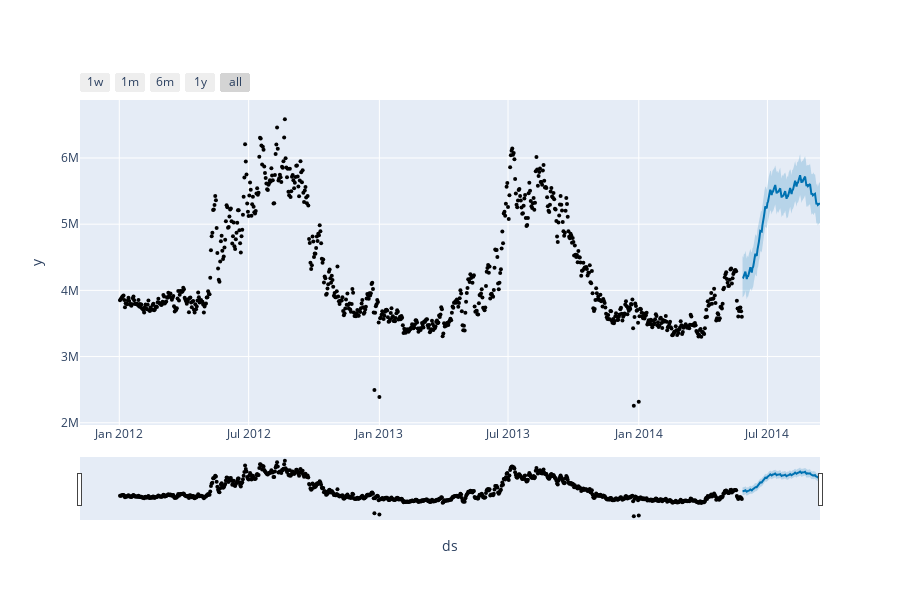

The cell this chart's notebook holds for it:
### Markdown cell above
### Validation

### Code cell
plot_plotly(model, validation_forecast)
